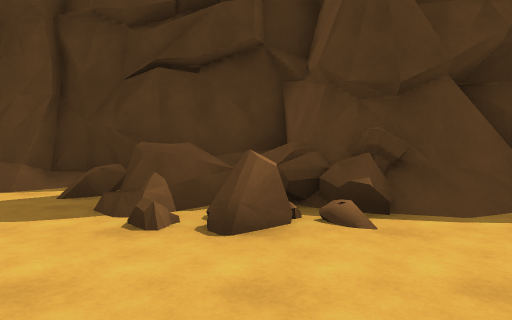
[1] (above)

24 first-person views from a walk through a 3-D level made in the Unity game engine. The camera is 1.2 m above the floor, tilts 2° down and sees 75° across. The floor is counted in squares, 2 m on a side. Each view is taken from the middle of a square. On the plan, view 1 faces up. The plan holds only what a view shows up to about 10 squares ahead; the rest is blank. The place goes on beyond the plan. The player character is not drawn.

[2]
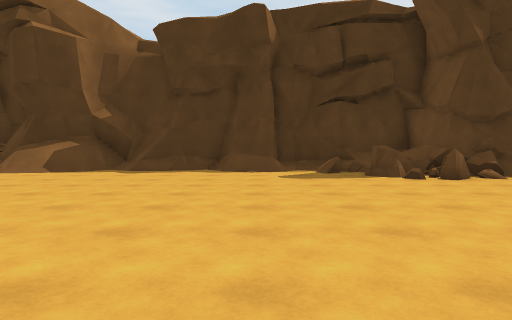

[3]
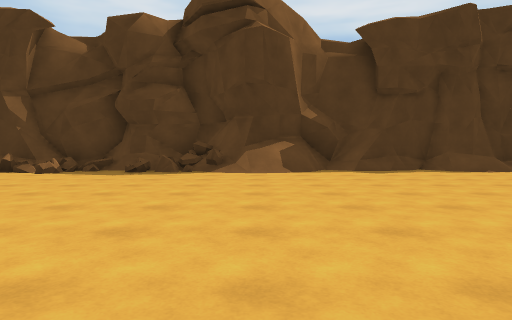

[4]
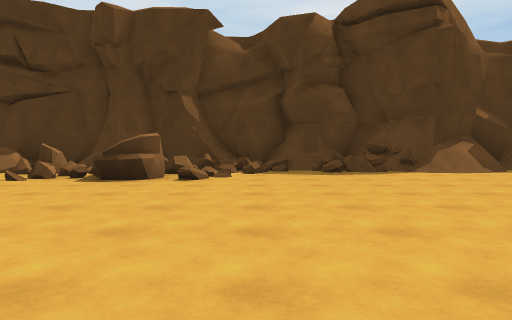

[5]
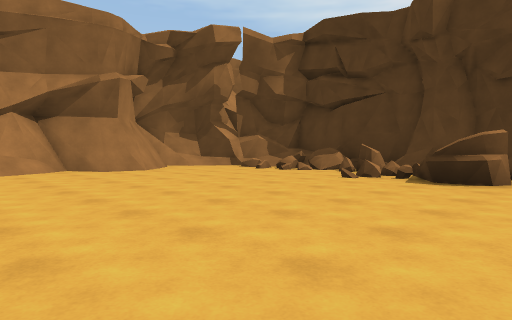

[6]
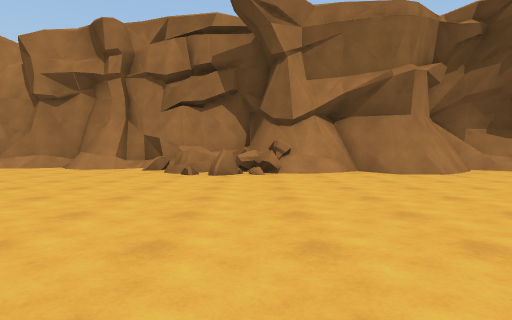

[7]
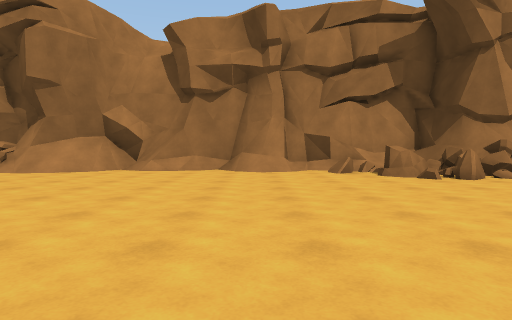

[8]
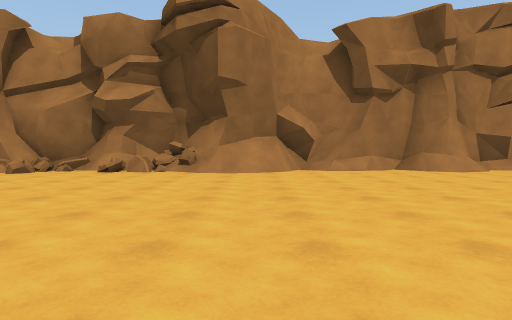

[9]
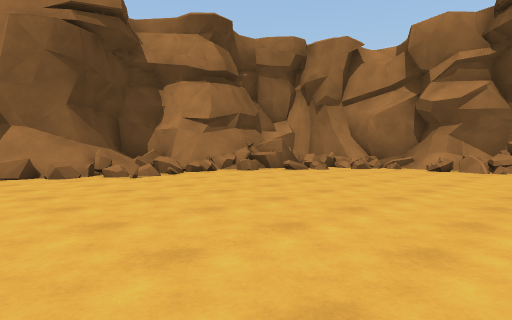

[10]
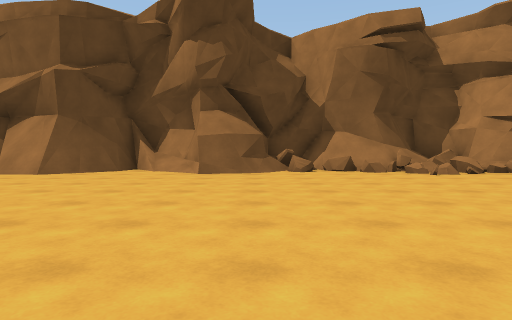

[11]
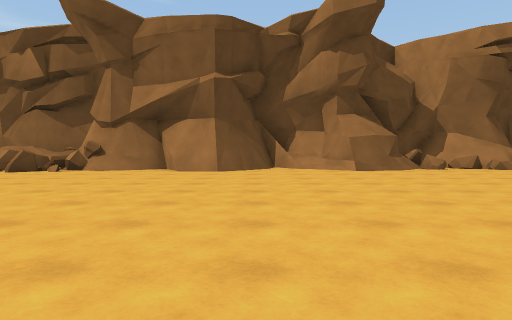

[12]
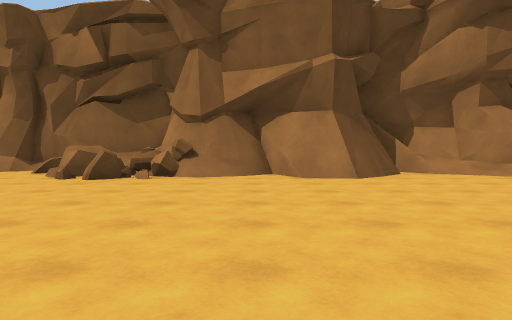

[13]
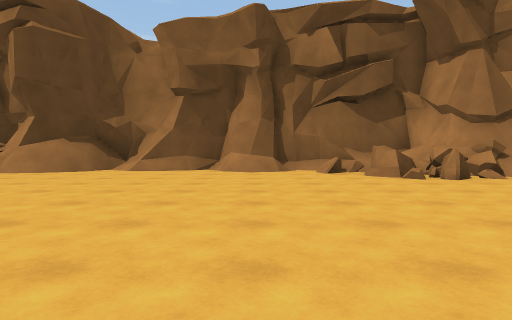

[14]
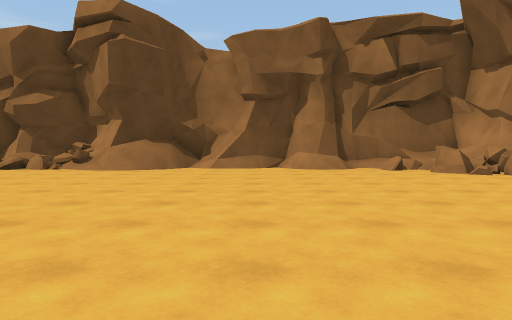

[15]
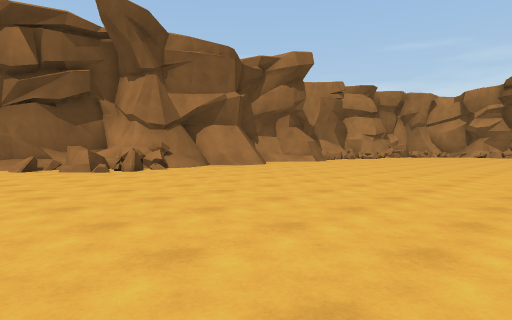

[16]
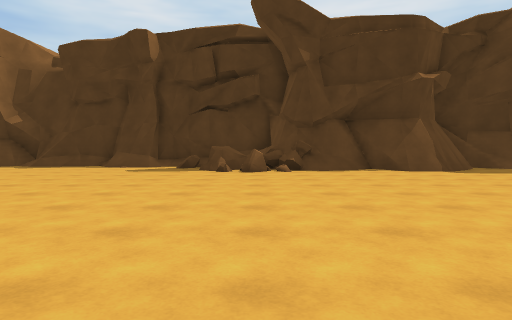

[17]
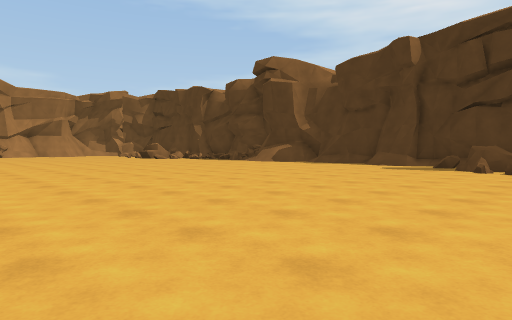

[18]
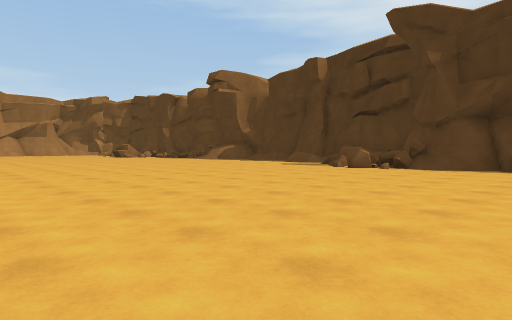

[19]
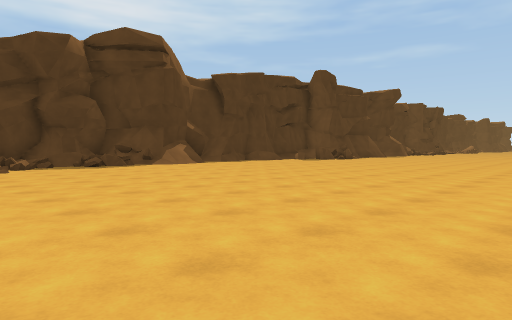

[20]
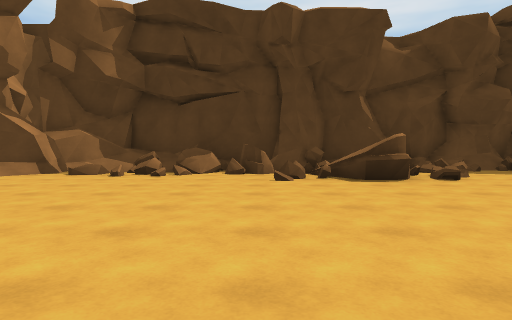

[21]
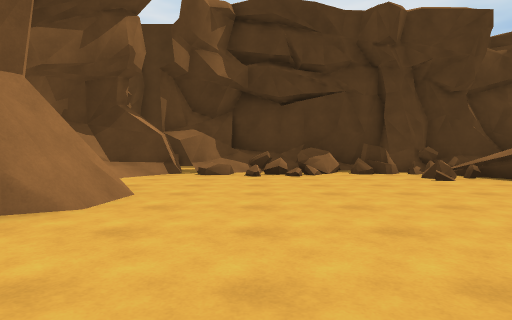

[22]
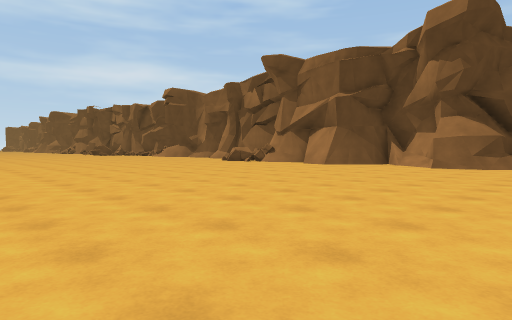

[23]
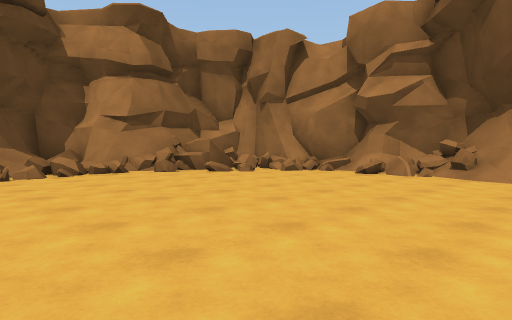

[24]
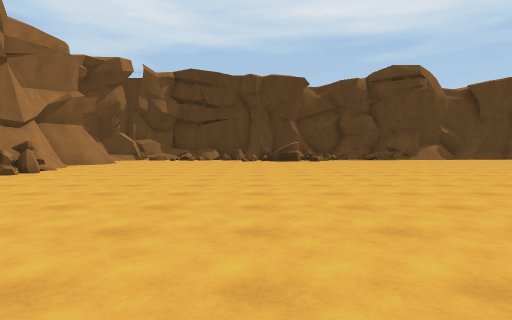

### Floor plan
Key: @ floor where view 1 was taken; # wall or solid block; x gap in a wall; . main floor; : floor 0.25 m higher than the main floor; + floor 0.5 m higher than the main floor; * floor 1 m higher than the main floor; / step, stairs or slope; = window, fence, low wall or low ledge; ^ raised ledge.
Columns run from 28 left of view 1 to 5 right of it. Each row starts with its distance up from view 1.
  6            #################
  5     #=#######====##//####.####
  4  #####=.^.:===............=^=#####
  3  #/......#*#...............=##/.##
  2  #/.......=.......................
  1  ###..............................
  0   ##........................@.....
 -1   ##.............................
 -2   #/.............................
 -3   #/..............................
 -4 ###=..............................
 -5 #+^x..............................
 -6 ##^=..............................
 -7 ##=.............         .........
 -8 #/............
 -9 ##...........
-10 #............
-11 ##.............
-12 #=...................
-13 #=.........................
-14 #//........................ .
-15 ##/...........................
-16 ##.............................
-17 #=..............................
-18 #=..............................
-19 ##...............................
-20 #==...............................
-21 ##=#..............................
-22    ##=#=#...##...##./##=..........
-23    ####=#===##########=^#.........
-24       ########       ####.####//##
-25                        ###########

Positions as (right, up) in squares from view 1, and headings:
1: (0, 0), facing up
2: (-4, -4), facing up
3: (-10, -4), facing up
4: (-15, -4), facing up
5: (-16, -4), facing up-left
6: (-17, -4), facing left
7: (-18, -9), facing left
8: (-18, -14), facing left
9: (-17, -15), facing down-left
10: (-16, -14), facing down
11: (-12, -13), facing down
12: (-9, -15), facing down
13: (-2, -15), facing down
14: (0, -14), facing down
15: (-2, -13), facing down-left
16: (0, -6), facing up
17: (1, -7), facing up-left
18: (5, -7), facing up-left
19: (-17, -7), facing up-right
20: (-20, -4), facing up
21: (-23, -4), facing up
22: (-18, -11), facing down-right
23: (-19, -14), facing down-left
24: (-19, -13), facing up
